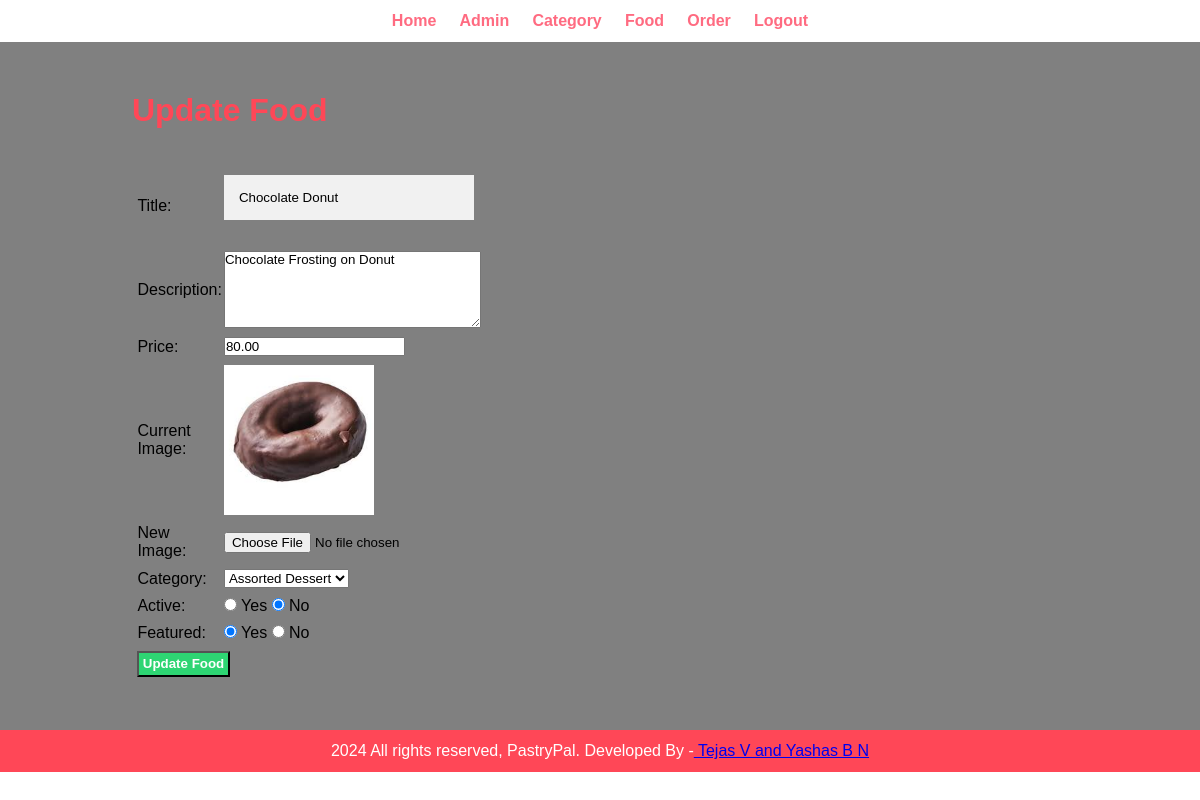
The app's page /admin/update-food.php?id=11 (signed in) with its own data.
### tables this page shows
CREATE TABLE `tbl_food` (
  `id` int(10) UNSIGNED NOT NULL,
  `title` varchar(100) NOT NULL,
  `description` text NOT NULL,
  `price` decimal(10,2) NOT NULL,
  `image_name` varchar(255) NOT NULL,
  `category_id` int(10) UNSIGNED NOT NULL,
  `featured` varchar(10) NOT NULL,
  `active` varchar(10) NOT NULL
);

### admin/update-food.php (the view, shortened to what this page needs)
<?php include('partials/menu.php'); ?>
<div class="main-content">
    <div class="wrapper">
        <h1>Update Food</h1>
        <br /><br />
        <?php
        if(isset($_GET['id']))
        {
            $id = $_GET['id'];
            $sql = "SELECT * FROM tbl_food WHERE id=$id";
            $res = mysqli_query($conn,$sql);
            if($res==True)
            {
                $count = mysqli_num_rows($res);
                if($count == 1)
                {
                    $row = mysqli_fetch_assoc($res);
                    $title = $row['title'];
                    $description = $row['description'];
                    $price = $row['price'];
                    $current_image = $row['image_name'];
                    $category = $row['category_id'];
                    $active = $row['active'];
                    $featured = $row['featured'];
                }
                else
                {
                    $_SESSION['no-food-found']="<div class='error'>Food item not found.</div>";
                    header('location:'.SITEURL.'admin/manage-food.php');
                }
            }
        }
         else
         {
            header('location:'.SITEURL.'admin/manage-food.php');
         }
        ?>
        <form action="" method="POST" enctype="multipart/form-data">
            <table class="tbl-30">
                <tr>
                    <td>Title: </td>
                    <td><input type="text" name="title" value="<?php echo $title;?>"></td>
                </tr>
                <tr>
                    <td>Description: </td>
                    <td><textarea name="description" cols="30" rows="5"><?php echo $description; ?></textarea></td>
                </tr>
                <tr>
                    <td>Price: </td>
                    <td><input type="num" name="price" value="<?php echo $price; ?>"></td>
                </tr>
                <tr>
                    <td>Current Image: </td>
                    <td>
                        <?php
                            if($current_image !="")
                            {
                                ?>
                                <img src="<?php echo SITEURL; ?>images/food/<?php echo $current_image; ?>" width="150px">
                                <?php
                            }
                            else
                            {
                                echo "<div class='error'>Image not Added</div>";
                            }
                        ?>
                    </td>
                </tr>
                <tr>
                    <td>New Image: </td>
                    <td><input type="file" name="image"></td>
                </tr>
                <tr>
                    <td>Category: </td>
                    <td>
                        <select name="category">
                            <?php
                            $sql = "SELECT * FROM tbl_category WHERE active='YES'";
                            $result = mysqli_query($conn, $sql);
                            if (mysqli_num_rows($result) > 0) {
                                while ($row = mysqli_fetch_assoc($result)) {
                                    $selected = ($category == $row['id']) ? "selected" : "";
                                    echo "<option value='" . $row['id'] . "' $selected>" . $row['title'] . "</option>";
                                }
                            } else {
                                echo "<option value='0'>No Category Found</option>";
                            }
                            ?>
                        </select>
                    </td>
                </tr>
                <tr>
                    <td>Active: </td>
                    <td>
                        <input type="radio" name="active" value="Yes" <?php if($active == 'Yes') echo "checked"; ?>> Yes
                        <input type="radio" name="active" value="No" <?php if($active == 'No') echo "checked"; ?>> No
                    </td>
                </tr>
                <tr>
                    <td>Featured: </td>
                    <td>
                        <input type="radio" name="featured" value="Yes" <?php if($featured == 'Yes') echo "checked"; ?>> Yes
                        <input type="radio" name="featured" value="No" <?php if($featured == 'No') echo "checked"; ?>> No
                    </td>
                </tr>
                <tr>
                    <td colspan="2">
                        <input type="submit" name="submit" value="Update Food" class="btn-secondary">
                    </td>
                </tr>
            </table>
        </form>
    </div>
</div>
<?php include('partials/footer.php'); ?>

### css/admin.css (style rules this page uses)
* { margin: 0; padding: 0; font-family: Arial, Helvetica, sans-serif; }
.wrapper { padding: 1%; width: 80%; margin: auto; }
.tbl-30 { width: 30% ; }
.btn-secondary { background-color:#2ed573 ; padding: 1%; color: white; text-decoration: none; font-weight: bold; }
td { padding: 1%; }
.main-content { padding: 3% 0; background-color: grey; }
input[type=text], input[type=password] { width: 100%; padding: 15px; margin: 5px 0 22px 0; border: none; background: #f1f1f1; }
* { box-sizing: border-box; }
h1 { color: #ff4757; }

### records on screen
tbl_food: title "Chocolate Donut", description "Chocolate Frosting on Donut", price "80.00", image_name (picture), active "☑", featured "☑"

### other values on screen
form field category "Assorted Dessert"
